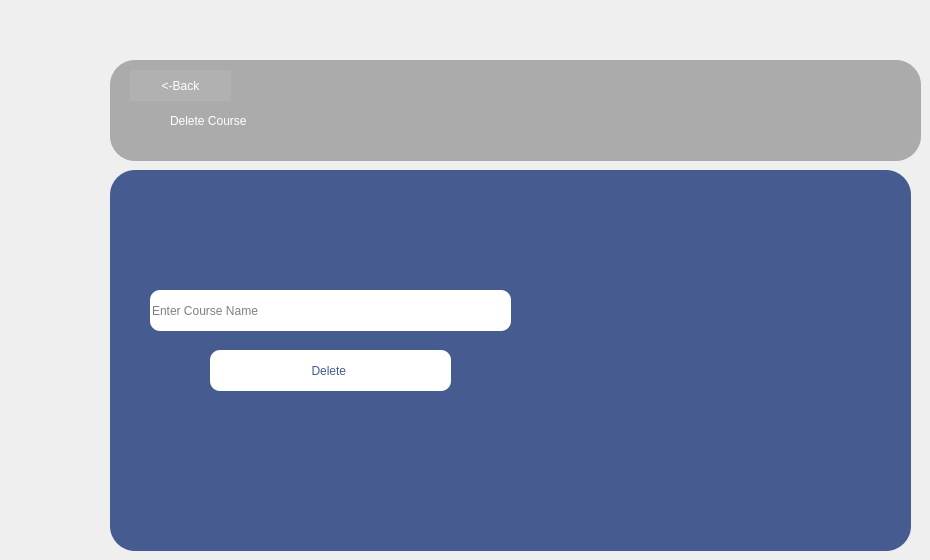
				<widget class="QWidget" name="page_18">
					<widget class="QFrame" name="frame_25">
						<property name="geometry">
							<rect>
								<x>110</x>
								<y>60</y>
								<width>811</width>
								<height>101</height>
							</rect>
						</property>
						<property name="styleSheet">
							<string notr="true">
								background-color: rgb(171, 171, 171);

								border-radius: 25px;
							</string>
						</property>
						<property name="frameShape">
							<enum>QFrame::Shape::StyledPanel</enum>
						</property>
						<property name="frameShadow">
							<enum>QFrame::Shadow::Raised</enum>
						</property>
						<widget class="QLabel" name="label_50">
							<property name="geometry">
								<rect>
									<x>730</x>
									<y>10</y>
									<width>61</width>
									<height>61</height>
								</rect>
							</property>
							<property name="styleSheet">
								<string notr="true">
									font: 700 36pt &quot;Segoe UI&quot;;
									color: rgb(70, 92, 144);
								</string>
							</property>
							<property name="text">
								<string/>
							</property>
							<property name="pixmap">
								<pixmap resource="project01.qrc">:/newPrefix/Screenshot_2025-05-15_005716-removebg-preview.png</pixmap>
							</property>
							<property name="scaledContents">
								<bool>true</bool>
							</property>
						</widget>
						<widget class="QLabel" name="label_51">
							<property name="geometry">
								<rect>
									<x>60</x>
									<y>30</y>
									<width>411</width>
									<height>61</height>
								</rect>
							</property>
							<property name="styleSheet">
								<string notr="true">
									color: rgb(255, 255, 255);
									font: 700 28pt &quot;Segoe UI&quot;;

								</string>
							</property>
							<property name="text">
								<string>Delete Course</string>
							</property>
						</widget>
						<widget class="QPushButton" name="AdminPortalbackB_4">
							<property name="geometry">
								<rect>
									<x>20</x>
									<y>10</y>
									<width>101</width>
									<height>31</height>
								</rect>
							</property>
							<property name="styleSheet">
								<string notr="true">
									background-color: rgb(177, 177, 177);
									color: rgb(255, 255, 255);
									font: 12pt &quot;Segoe UI&quot;;
								</string>
							</property>
							<property name="text">
								<string>&lt;-Back</string>
							</property>
						</widget>
					</widget>
					<widget class="QFrame" name="frame_27">
						<property name="geometry">
							<rect>
								<x>110</x>
								<y>170</y>
								<width>801</width>
								<height>381</height>
							</rect>
						</property>
						<property name="styleSheet">
							<string notr="true">
								background-color: rgb(70, 92, 144);
								border-radius: 25px;
							</string>
						</property>
						<property name="frameShape">
							<enum>QFrame::Shape::StyledPanel</enum>
						</property>
						<property name="frameShadow">
							<enum>QFrame::Shadow::Raised</enum>
						</property>
						<widget class="QLineEdit" name="StudentName_8">
							<property name="enabled">
								<bool>true</bool>
							</property>
							<property name="geometry">
								<rect>
									<x>40</x>
									<y>120</y>
									<width>361</width>
									<height>41</height>
								</rect>
							</property>
							<property name="mouseTracking">
								<bool>true</bool>
							</property>
							<property name="acceptDrops">
								<bool>true</bool>
							</property>
							<property name="autoFillBackground">
								<bool>false</bool>
							</property>
							<property name="styleSheet">
								<string notr="true">
									color: black;
									background-color: white;
									border-radius: 10px;
									font: 9pt &quot;Segoe UI&quot;;
								</string>
							</property>
							<property name="text">
								<string/>
							</property>
							<property name="frame">
								<bool>true</bool>
							</property>
							<property name="echoMode">
								<enum>QLineEdit::EchoMode::Normal</enum>
							</property>
							<property name="dragEnabled">
								<bool>false</bool>
							</property>
							<property name="readOnly">
								<bool>false</bool>
							</property>
							<property name="placeholderText">
								<string>Enter Course Name</string>
							</property>
						</widget>
						<widget class="QPushButton" name="pushButton_18">
							<property name="geometry">
								<rect>
									<x>100</x>
									<y>180</y>
									<width>241</width>
									<height>41</height>
								</rect>
							</property>
							<property name="styleSheet">
								<string notr="true">
									QPushButton {

									background-color: rgb(255, 255, 255);

									color: rgb(70, 92, 144);
									border: 2px ;
									border-radius: 10px;
									padding: 8px 16px;
									font: 700 16pt &quot;Segoe UI&quot;;
									}

									QPushButton:hover {
									background-color: rgb(211, 211, 211);
									}
								</string>
							</property>
							<property name="text">
								<string>Delete </string>
							</property>
						</widget>
						<widget class="QLabel" name="label_49">
							<property name="geometry">
								<rect>
									<x>450</x>
									<y>30</y>
									<width>301</width>
									<height>331</height>
								</rect>
							</property>
							<property name="text">
								<string/>
							</property>
							<property name="pixmap">
								<pixmap>:/project01/Inbox cleanup-pana.png</pixmap>
							</property>
							<property name="scaledContents">
								<bool>true</bool>
							</property>
						</widget>
					</widget>
				</widget>
